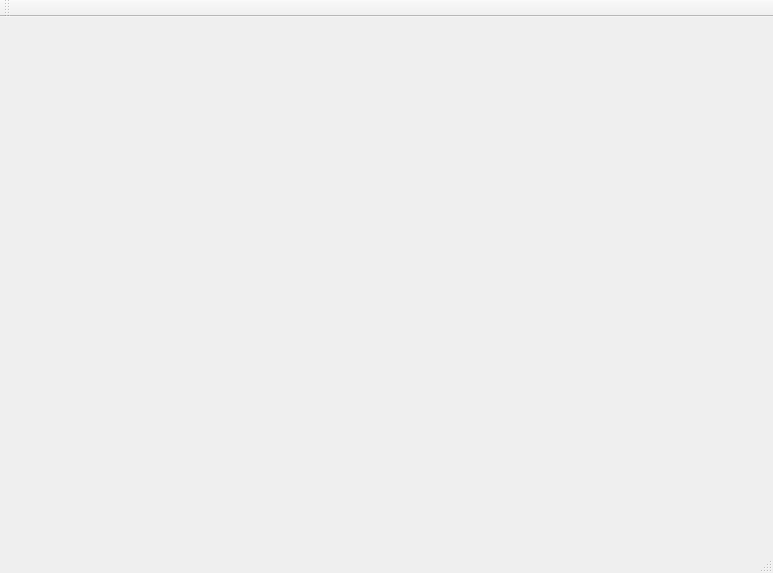
<?xml version="1.0" encoding="UTF-8"?>
<ui version="4.0">
 <class>MainCreator</class>
 <widget class="QMainWindow" name="MainCreator">
  <property name="geometry">
   <rect>
    <x>0</x>
    <y>0</y>
    <width>773</width>
    <height>573</height>
   </rect>
  </property>
  <property name="windowTitle">
   <string>MainCreator</string>
  </property>
  <widget class="QWidget" name="centralWidget"/>
  <widget class="QMenuBar" name="menuBar">
   <property name="geometry">
    <rect>
     <x>0</x>
     <y>0</y>
     <width>773</width>
     <height>26</height>
    </rect>
   </property>
  </widget>
  <widget class="QToolBar" name="mainToolBar">
   <attribute name="toolBarArea">
    <enum>TopToolBarArea</enum>
   </attribute>
   <attribute name="toolBarBreak">
    <bool>false</bool>
   </attribute>
  </widget>
  <widget class="QStatusBar" name="statusBar"/>
 </widget>
 <layoutdefault spacing="6" margin="11"/>
 <resources/>
 <connections/>
</ui>
